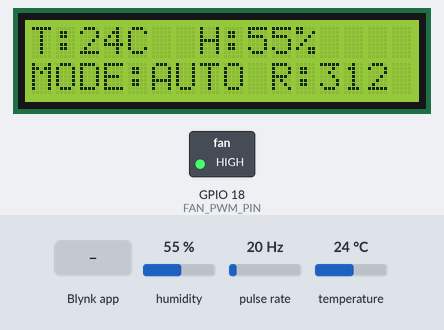
Simulated run of this sketch. Board: ESP32. Parts: 16×2 character LCD, switched loads named in the sketch (green lamp = pin HIGH). Wiring (inferred from the names in the program): pulse sensor: data GPIO 5. The inputs (shaded band) are chosen by the test bench; at power-on: humidity 55 %, pulse rate 20 Hz, temperature 24 °C. WiFi joins after 1.5 s; servers stay silent unless stated.

Above: at 7.2 s.
7.3 s: Blynk app writes 1 to V10
At 12.8 s:
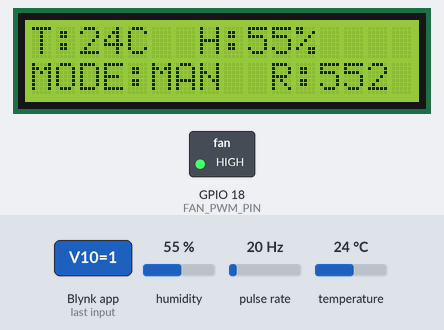
18.1 s: humidity set to 22 %
At 22.8 s:
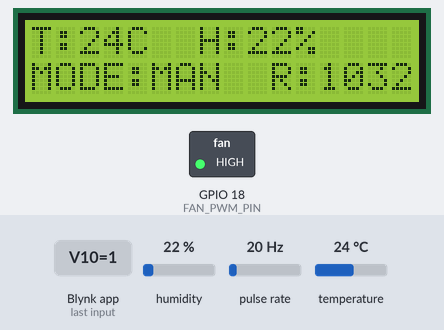
28.1 s: Blynk app writes 0 to V10
At 32.8 s:
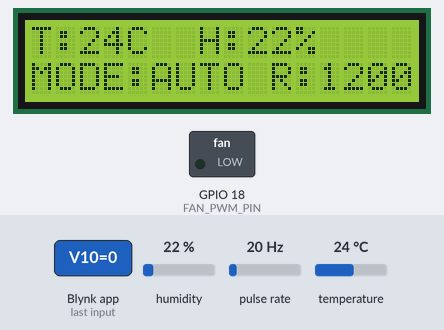
33.1 s: pulse rate (sensor on GPIO 5) set to 4 Hz
At 37.8 s:
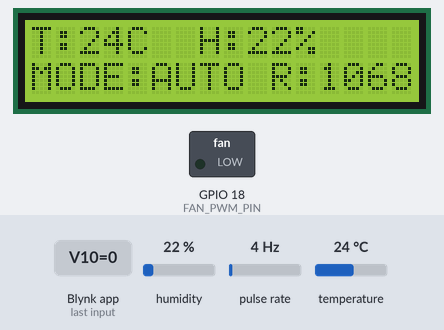
43.1 s: temperature set to 12 °C
At 47.8 s:
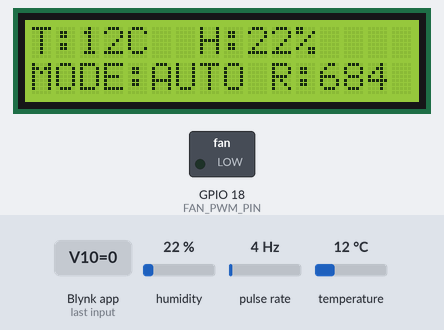
53.1 s: pulse rate (sensor on GPIO 5) set to 50 Hz
At 57.8 s:
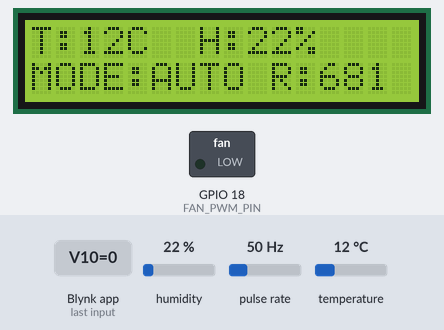
Timing chart, 0 to 59.3 s (numbered marks = the images above; inputs shaded):
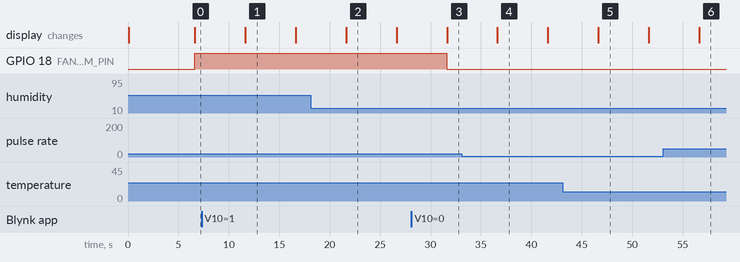

The sketch:

CSN505_Project.ino
```cpp
/*************************************************************
  Automated Temperature/Humidity Fan System: CSN505 Project

  Overview:
  - Measures Temperature and Humidity using a DHT11 sensor and automatically controls a fan.
  - Has a "Fail-Safe" feature that turns fan to max if the sensor breaks/unplugs.
  - Has a "RPM Smoothing" feature that prevents the RPM display from jumping around.
  - Has a feature to allow the fan to work even if the WiFi is down.
  - Allows a user to "Force" the fan ON via a button on the web or mobile dashboard UI.
  - Sends a phone notification/email when the fan has started.
  - LCD Display: Shows Temp, Humidity, Mode (Auto/Manual), and RPM.

 *************************************************************/
#include "secrets.h"

/* Populates Blynk credentials using information set in secrets.h file */
#define BLYNK_TEMPLATE_ID    SECRET_BLYNK_TEMPLATE_ID
#define BLYNK_TEMPLATE_NAME  SECRET_BLYNK_TEMPLATE_NAME
#define BLYNK_AUTH_TOKEN     SECRET_BLYNK_AUTH_TOKEN

// Blynk debugging  (Shows connection status in Serial Monitor)
#define BLYNK_PRINT Serial

#include <WiFi.h>
#include <BlynkSimpleEsp32.h>
#include <DHT.h>
#include <Wire.h>
#include <LiquidCrystal_I2C.h>

// --- NETWORK SETTINGS ---
char ssid[] = SECRET_SSID;
char pass[] = SECRET_PASS;

// --- PIN ASSIGNMENTS (Where wires connect to the ESP32) ---
#define DHTPIN 4          // DHT11 Sensor Pin
#define DHTTYPE DHT11     // Type of sensor used
#define FAN_PWM_PIN 18    // Fan Speed Control Pin
#define FAN_TACH_PIN 5    // Fan Speed Sensor (RPM) Pin

// --- SYSTEM SETTINGS (The "Brain" Rules) ---
float tempThreshold = 30.0; // Start fan if the detected temperature goes ABOVE this (Adjustable via V11)
float humThreshold = 50.0;  // Start fan if the detected humidity goes ABOVE this (Adjustable via V12)
int errorCount = 0;         // Tracks how many times the sensor failed to read

// --- SYSTEM MEMORY (Variables the computer tracks) ---
volatile int pulseCount = 0;   // Counts raw fan rotations
bool fanActive = false;        // Is the fan currently spinning?
bool manualOverride = false;   // Did the user press the "ON" button?
bool notificationSent = false; // Ensures we only send ONE alert per start

// --- DATA SMOOTHING (Prevents the RPM display from being "jumpy") ---
const int numReadings = 5;     // Number of readings to average
int readings[numReadings];
int readIndex = 0;
int total = 0;
int averageRpm = 0;

DHT dht(DHTPIN, DHTTYPE);
BlynkTimer timer;
LiquidCrystal_I2C lcd(0x27, 16, 2);

// This sub-routine counts every pulse the fan sends as it spins
void IRAM_ATTR countPulse() {
  pulseCount++;
}

// --- APP CONTROLS (Responding to your phone) ---

// This runs when you flip the "Force ON" switch in the app
BLYNK_WRITE(V10) {
  manualOverride = param.asInt();
}

// This runs when you slide the "Temperature Theshold" slider (V11)
BLYNK_WRITE(V11) {
  tempThreshold = param.asFloat();
}

// This runs when you slide the "Humidity Threshold" slider (V12)
BLYNK_WRITE(V12) {
  humThreshold = param.asFloat();
}

// --- THE MAIN LOGIC (Runs every 5 seconds) ---
void updateSystem() {
  // 1. Get data from the sensor
  float h = dht.readHumidity();
  float t = dht.readTemperature();

  // 2. Calculate Fan Speed (RPM) with Smoothing
  // We check every 5 seconds, so we multiply by 12 to get "Pulses per Minute"
  int currentRpm = (pulseCount * 12);
  pulseCount = 0; // Reset counter for the next 5 seconds

  total = total - readings[readIndex];    // Remove the oldest reading
  readings[readIndex] = currentRpm;       // Add the newest reading
  total = total + readings[readIndex];    // Add it to the running total
  readIndex = (readIndex + 1) % numReadings;
  averageRpm = total / numReadings;       // The "Smooth" number we show on the LCD

// 3. FAIL-SAFE: Check if the sensor is broken or unplugged
  bool sensorError = isnan(h) || isnan(t);
  bool hardFail = false; // New temporary variable to track persistent errors

  if (sensorError) {
    errorCount++;
    if (errorCount >= 5) {
      hardFail = true; // We have reached the error threshold
      if (Blynk.connected() && !notificationSent) {
        Blynk.logEvent("error", "Sensor Failure! Fan forced to MAX.");
      }
    }
  } else {
    errorCount = 0; // Reset error count if sensor starts working again
  }

  // 4. DECISION LOGIC: Should the fan be on?
  // Logic: Manual is ON -OR- Fail-safe is active -OR- (Sensor is OK AND Temp/Hum is high)
  bool shouldBeOn = (manualOverride || hardFail || (!sensorError && (t >= tempThreshold || h >= humThreshold)));

  // 5. ACTION: Turn fan hardware ON or OFF
  if (shouldBeOn) {
    analogWrite(FAN_PWM_PIN, 255); // Full power

    if (!fanActive && !notificationSent && Blynk.connected()) {
      // Set the message based on why the fan started
      String reason = hardFail ? "Sensor Failure" : (manualOverride ? "Manual" : "Sensor");
      Blynk.logEvent("fan_on", "Fan Active via " + reason + "! T:" + String(t, 1) + "C, H:" + String(h, 0) + "%");
      notificationSent = true;
    }
    fanActive = true;
  } else {
    analogWrite(FAN_PWM_PIN, 0);
    fanActive = false;
    notificationSent = false;
  }

  // 6. SYNC: Send the data to Blynk.Console (only if the Internet is working)
  if (Blynk.connected()) {
    Blynk.virtualWrite(V5, t);
    Blynk.virtualWrite(V6, h);
    Blynk.virtualWrite(V7, averageRpm);
  }

  // 7. DISPLAY: Show data on the physical LCD screen (Always works offline)
  lcd.clear();
  lcd.setCursor(0, 0);
  if (sensorError) {
    lcd.print("SENSOR ERROR!");
  } else {
    // Top Row: T:XXC H:XX%
    lcd.print("T:"); lcd.print((int)t); lcd.print("C  ");
    lcd.print("H:"); lcd.print((int)h); lcd.print("%");
  }

  lcd.setCursor(0, 1);
  // Bottom Row: MODE:XXX R:XXXX
  lcd.print("MODE:");
  lcd.print(manualOverride ? "MAN" : "AUTO");

  lcd.setCursor(10, 1);
  lcd.print("R:"); lcd.print(averageRpm);
}

// THIS RUNS ONCE when you turn the ESP32 on
void setup() {
  Serial.begin(115200);

  // Wake up the LCD
  lcd.init();
  lcd.backlight();
  lcd.print("System Loading...");

  // Wake up the sensor and fan controls
  dht.begin();
  pinMode(FAN_TACH_PIN, INPUT_PULLUP);
  attachInterrupt(digitalPinToInterrupt(FAN_TACH_PIN), countPulse, FALLING);
  pinMode(FAN_PWM_PIN, OUTPUT);

  // Set the "Smoothing" memory to zero
  for (int i = 0; i < numReadings; i++) readings[i] = 0;

  // Connect to Blynk (Non-Blocking Mode)
  // This allows the fan logic to keep running even if WiFi drops!
  Blynk.config(BLYNK_AUTH_TOKEN);
  Blynk.connectWiFi(ssid, pass);

  // Run the fan logic every 5 seconds (5000L)
  timer.setInterval(5000L, updateSystem);
}

// THIS RUNS REPETITIVELY as fast as possible
void loop() {
  // Process Blynk's internal connection logic and app updates
  Blynk.run();

  // Process your 5-second sensor and fan logic timer
  timer.run();
}
```

secrets.template.h
```cpp
// secrets.template.h - TEMPLATE FILE
// INSTRUCTIONS: Copy this file, rename it to "secrets.h", and fill in with the proper credentials.
// DO NOT upload your renamed "secrets.h" to a public repository.

#ifndef SECRETS_H
	#define SECRETS_H
	// --- Wi-Fi Credentials ---
	#define SECRET_SSID "YOUR_WIFI_NAME_HERE"
	#define SECRET_PASS "YOUR_WIFI_PASSWORD_HERE"

	// --- Blynk Credentials ---
	// The template_id, template_name, and device auth_token can be found in the Blynk.Console template and device overview/information pages
	#define SECRET_BLYNK_TEMPLATE_ID   "TMPLXXXXXXX"
	#define SECRET_BLYNK_TEMPLATE_NAME "Your Project Name"
	#define SECRET_BLYNK_AUTH_TOKEN    "Your_Auth_Token_Here"
#endif
```

Measured:
- after the input at 7.3 s, the display: changes after 4.3 s (image 1)
- after the input at 28.1 s, GPIO 18 (FAN_PWM_PIN): HIGH → LOW after 3.5 s; the display: changes after 3.5 s (image 3)
- after the input at 33.1 s, the display: changes after 3.5 s (image 4)
- what the display in image 1 shows lasts 5.0 s, from 11.6 s to 16.6 s
